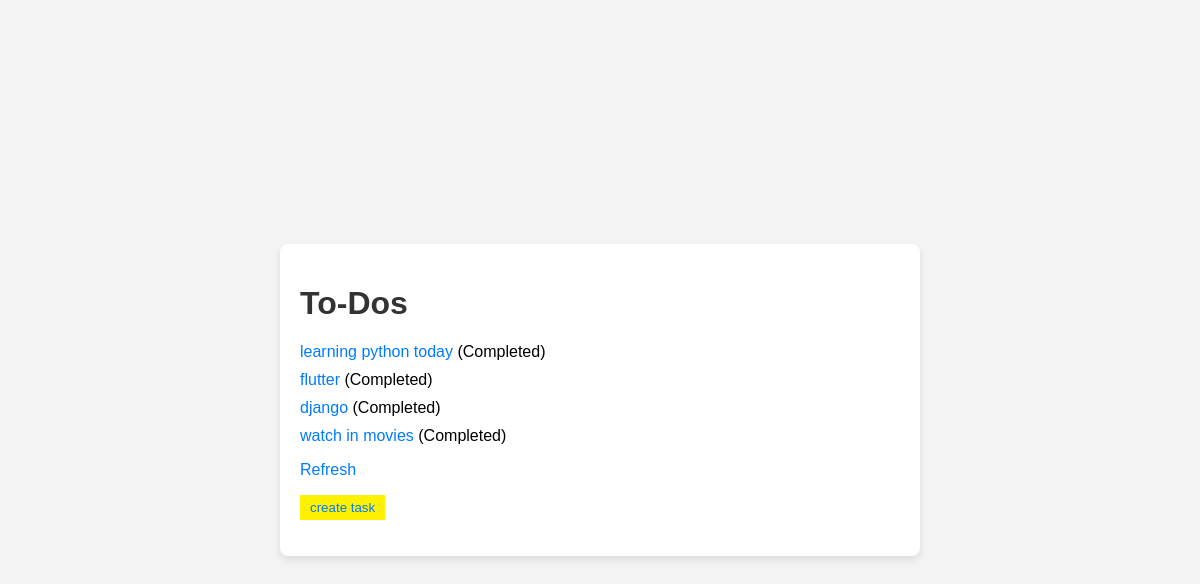
Before: / with the older database file.
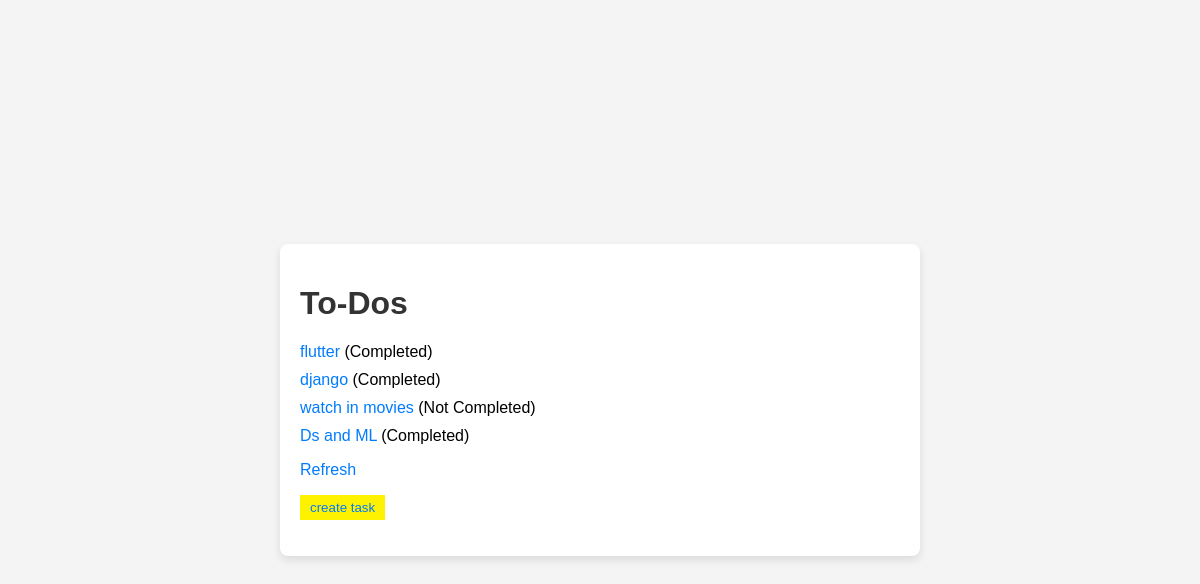
After: the same page with the newer database file.
### todo/models.py (models this page shows, shortened)
class Task(models.Model):
    title = models.CharField(max_length=200)
    description = models.TextField(blank=True, null=True)
    completed = models.BooleanField(default=False)
    created = models.DateTimeField(auto_now_add=True)
    updated = models.DateTimeField(auto_now=True)

### todo/views.py (the view)
# urls.py: path('', views.list_task, name='todo_list'),
def list_task(request):
    tasks = Task.objects.all()
    context = {
        'tasks': tasks
    }
    return render(request, 'todo/todo_list.html', context)

### todo/templates/todo/todo_list.html (shortened to what this page needs)
{% load static %}
<!DOCTYPE html>
<html lang="en">
<head>
    <link rel="stylesheet" href="{% static 'todo/css/styles.css' %}">
</head>
<body>
    <div class="todo-container">
        <h1>To-Dos</h1>
    <section>
        <ul>
            {% for task in tasks %}
                <li>
                    <a href="{% url 'todo:todo_detail' task.id %}">{{ task.title }}</a>
                    {% if task.completed %}
                        (Completed)
                    {% else %}
                        (Not Completed)
                    {% endif %}
                </li>
            {% endfor %}
        </ul>
    </section>
    <a href="{% url 'todo:todo_list' %}">Refresh</a>
    <p>
        <button>
            <a href="{% url 'todo:create_todo' %}">create task</a>
        </button>
    </p>
    </div>
</body>
</html>

### todo/static/todo/css/styles.css (style rules this page uses)
body { margin: 0; padding: 0; height: 100vh; display: flex; justify-content: center; align-items: center; background-color: #f4f4f4; font-family: Arial, sans-serif; }
h1 { color: #333; }
ul { list-style-type: none; padding: 0; }
li { margin: 10px 0; }
a { text-decoration: none; color: #007BFF; }
button { background-color: #fff200; color: white; border: none; padding: 5px 10px; cursor: pointer; }
.todo-container { width: 100%; max-width: 600px; padding: 20px; background-color: white; border-radius: 8px; box-shadow: 0 4px 8px rgba(0, 0, 0, 0.1); }

Changed rows visible on the page:
removed Task: title "learning python today", completed "(Completed)"
changed Task "watch in movies": completed "(Completed)" → "(Not Completed)"
added Task: title "Ds and ML", completed "(Completed)"
